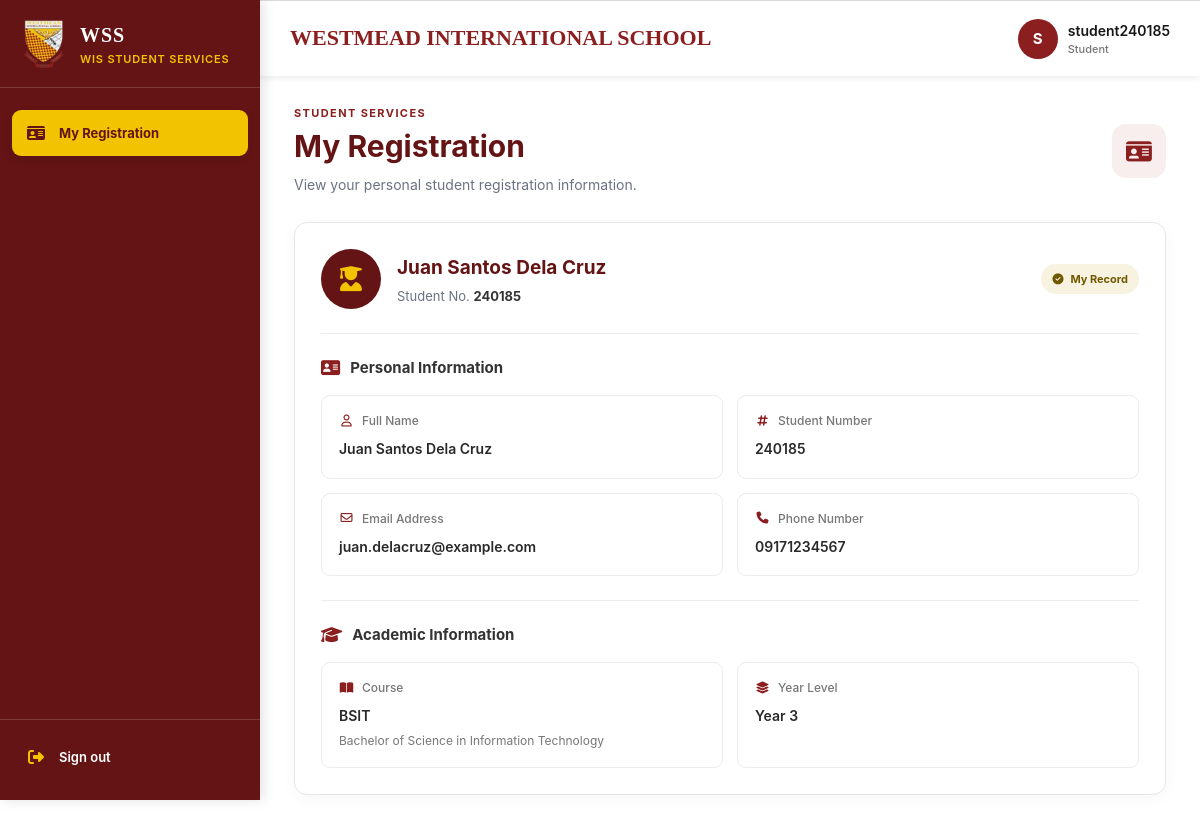
Screenshot of /registration/student-registration.php (signed in) with the database file from the repository.
### tables this page shows
CREATE TABLE `students` (
  `student_id` int(11) NOT NULL,
  `student_number` varchar(30) NOT NULL,
  `first_name` varchar(100) NOT NULL,
  `middle_name` varchar(100) DEFAULT NULL,
  `last_name` varchar(100) NOT NULL,
  `email` varchar(150) DEFAULT NULL,
  `phone` varchar(30) DEFAULT NULL,
  `address` text DEFAULT NULL,
  `course_id` int(11) DEFAULT NULL,
  `year_level` tinyint(3) UNSIGNED DEFAULT NULL,
  `created_at` timestamp NOT NULL DEFAULT current_timestamp()
);

CREATE TABLE `courses` (
  `course_id` int(11) NOT NULL,
  `course_code` varchar(20) NOT NULL,
  `course_name` varchar(150) NOT NULL,
  `description` text DEFAULT NULL
);

### includes/auth.php (called while the page is built, shortened)
<?php
function current_user(): ?array {
    $map = ['admin' => 'Admin', 'registrar' => 'Registrar', 'instructor' => 'Instructor', 'student' => 'Student'];
    $roleName = $_SESSION['role_name'] ?? '';
    return [
        'user_id'    => (int)$_SESSION['user_id'],
        'username'   => (string)($_SESSION['username'] ?? ''),
        'role'       => $map[$roleName],
        'student_id' => isset($_SESSION['student_id']) ? (int)$_SESSION['student_id'] : null,
    ];
}

### registration/student-registration.php (the view, shortened to what this page needs)
<?php
require_once __DIR__ . '/../includes/auth.php';
require_once __DIR__ . '/../config/database.php';
$u = current_user();
$pdo = $pdo ?? $conn ?? null;
$student = null;
$error = '';
function sr_h($value): string
{
    return htmlspecialchars((string)($value ?? ''), ENT_QUOTES, 'UTF-8');
}
try {
    $studentId = $u['student_id'] ?? null;
    if ($studentId) {
        $sql = "
            SELECT
                s.student_id,
                s.student_number,
                s.first_name,
                s.middle_name,
                s.last_name,
                s.email,
                s.phone,
                s.year_level,
                c.course_code,
                c.course_name
            FROM students s
            LEFT JOIN courses c ON c.course_id = s.course_id
            WHERE s.student_id = ?
            LIMIT 1
        ";
        $stmt = $pdo->prepare($sql);
        $stmt->execute([$studentId]);
        $student = $stmt->fetch(PDO::FETCH_ASSOC);
    }
} catch (PDOException $ex) {
    error_log($ex->getMessage());
    $error = 'Unable to load your registration information. Please try again later.';
}
$fullName = $student
    ? trim(implode(' ', array_filter([
        $student['first_name'] ?? '',
        $student['middle_name'] ?? '',
        $student['last_name'] ?? ''
    ], static fn($part) => trim((string)$part) !== '')))
    : '';
?>
<!DOCTYPE html>
<html lang="en">
<head>
    <link rel="stylesheet"
        href="https://cdnjs.cloudflare.com/ajax/libs/font-awesome/6.7.2/css/all.min.css">
    <link rel="stylesheet" href="../assets/css/include.css">
    <link rel="stylesheet" href="../assets/css/sidebar.css">
    <link rel="stylesheet" href="assets/css/student-registration.css">
</head>
<body>
    <div class="layout">
        <?php require __DIR__ . '/../includes/sidebar.php'; ?>
        <div class="main-content">
            <?php require __DIR__ . '/../includes/header.php'; ?>
            <main class="student-registration-page">
                <header class="sr-heading">
                    <div>
                        <span class="sr-eyebrow">STUDENT SERVICES</span>
                        <h1>My Registration</h1>
                        <p>View your personal student registration information.</p>
                    </div>
                    <div class="sr-heading-icon" aria-hidden="true">
                        <i class="fa-solid fa-id-card"></i>
                    </div>
                </header>
                <?php if ($error !== ''): ?>
                    <div class="sr-message sr-error">
                        <i class="fa-solid fa-circle-exclamation"></i>
                        <?= sr_h($error) ?>
                    </div>
                <?php else: ?>
                    <section class="sr-card">
                        <div class="sr-profile-header">
                            <div class="sr-avatar" aria-hidden="true">
                                <i class="fa-solid fa-user-graduate"></i>
                            </div>
                            <div class="sr-profile-heading">
                                <h2><?= sr_h($fullName) ?></h2>
                                <p>
                                    Student No.
                                    <strong><?= sr_h($student['student_number'] ?? '—') ?></strong>
                                </p>
                            </div>
                            <span class="sr-status">
                                <i class="fa-solid fa-circle-check"></i>
                                My Record
                            </span>
                        </div>
                        <div class="sr-divider"></div>
                        <div class="sr-section-heading">
                            <i class="fa-solid fa-address-card"></i>
                            <h3>Personal Information</h3>
                        </div>
                        <div class="sr-details-grid">
                            <div class="sr-detail">
                                <span class="sr-label">
                                    <i class="fa-regular fa-user"></i>
                                    Full Name
                                </span>
                                <p><?= sr_h($fullName ?: '—') ?></p>
                            </div>
                            <div class="sr-detail">
                                <span class="sr-label">
                                    <i class="fa-solid fa-hashtag"></i>
                                    Student Number
                                </span>
                                <p><?= sr_h($student['student_number'] ?? '—') ?></p>
                            </div>
                            <div class="sr-detail">
                                <span class="sr-label">
                                    <i class="fa-regular fa-envelope"></i>
                                    Email Address
                                </span>
                                <p><?= sr_h($student['email'] ?: '—') ?></p>
                            </div>
                            <div class="sr-detail">
                                <span class="sr-label">
                                    <i class="fa-solid fa-phone"></i>
                                    Phone Number
                                </span>
                                <p><?= sr_h($student['phone'] ?: '—') ?></p>
                            </div>
                        </div>
                        <div class="sr-divider"></div>
                        <div class="sr-section-heading">
                            <i class="fa-solid fa-graduation-cap"></i>
                            <h3>Academic Information</h3>
                        </div>
                        <div class="sr-details-grid">
                            <div class="sr-detail">
                                <span class="sr-label">
                                    <i class="fa-solid fa-book-open"></i>
                                    Course
                                </span>
                                <p>
                                    <?= sr_h($student['course_code'] ?? 'Not assigned') ?>
                                    <?php if (!empty($student['course_name'])): ?>
                                        <span class="sr-subtext">
                                            <?= sr_h($student['course_name']) ?>
                                        </span>
                                    <?php endif; ?>
                                </p>
                            </div>
                            <div class="sr-detail">
                                <span class="sr-label">
                                    <i class="fa-solid fa-layer-group"></i>
                                    Year Level
                                </span>
                                <p>
                                    <?= !empty($student['year_level'])
                                        ? sr_h('Year ' . $student['year_level'])
                                        : 'Not assigned' ?>
                                </p>
                            </div>
                        </div>
                    </section>
                <?php endif; ?>
            </main>
        </div>
    </div>
</body>
</html>

### assets/css/include.css (style rules this page uses)
:root { --wis-maroon: #8B1E1E; --wis-maroon-dark: #641414; --wis-gold: #F2C300; --wis-white: #FFFFFF; --wis-black: #171717; --wis-sidebar-width: 260px; --wis-sidebar-tablet-width: 220px; --wis-sidebar-mobile-width: 68px; }
*, *::before, *::after { box-sizing: border-box; }
html { width: 100%; min-height: 100%; margin: 0; padding: 0; overflow-x: clip; }
body { width: 100%; min-width: 0; min-height: 100vh; min-height: 100dvh; margin: 0; padding: 0; overflow-x: clip; background: #FFFFFF; }
.layout { display: block; width: 100%; min-width: 0; min-height: 100vh; min-height: 100dvh; margin: 0; padding: 0; }
.layout>.main-content { display: block; width: calc(100% - var(--wis-sidebar-width)); min-width: 0; min-height: 100vh; min-height: 100dvh; margin: 0 0 0 var(--wis-sidebar-width); padding: 0; }

### assets/css/sidebar.css (style rules this page uses)
*, *::before, *::after { box-sizing: border-box; }
html, body { width: 100%; min-width: 320px; min-height: 100%; margin: 0 !important; padding: 0 !important; }
body { overflow-x: hidden; }
.layout { display: flex; align-items: stretch; width: 100%; min-height: 100vh; min-height: 100dvh; margin: 0; padding: 0; }
.main-content { display: flex; flex: 1 1 0; flex-direction: column; width: calc(100% - 260px); min-width: 0; min-height: 100vh; min-height: 100dvh; margin-left: 260px; padding: 0; box-sizing: border-box; }

### registration/assets/css/student-registration.css (style rules this page uses)
.student-registration-page, .student-registration-page *, .student-registration-page *::before, .student-registration-page *::after { box-sizing: border-box; }
.student-registration-page { width: 100%; min-width: 0; margin: 0; padding: 30px 34px; font-family: 'Inter', Arial, sans-serif; color: #252525; }
.sr-heading { display: flex; align-items: center; justify-content: space-between; gap: 20px; margin-bottom: 26px; }
.sr-eyebrow { display: block; margin-bottom: 7px; color: #8b1e1e; font-size: 11px; font-weight: 700; letter-spacing: 1.4px; }
.sr-heading h1 { margin: 0 0 8px; color: #641414; font-size: 30px; line-height: 1.3; }
.sr-heading p { margin: 0; color: #6b7280; font-size: 14px; line-height: 1.6; }
.sr-heading-icon { display: flex; align-items: center; justify-content: center; flex: 0 0 54px; width: 54px; height: 54px; border-radius: 14px; background: #f8eeee; color: #8b1e1e; font-size: 23px; }
.sr-card { width: 100%; min-width: 0; padding: 26px; background: #fff; border: 1px solid #e5e7eb; border-radius: 13px; box-shadow: 0 4px 16px rgba(0, 0, 0, 0.035); }
.sr-profile-header { display: flex; align-items: center; gap: 16px; min-width: 0; }
.sr-avatar { display: flex; align-items: center; justify-content: center; flex: 0 0 60px; width: 60px; height: 60px; border-radius: 50%; background: #641414; color: #f2c300; font-size: 25px; }
.sr-profile-heading { flex: 1 1 auto; min-width: 0; }
.sr-profile-heading h2 { margin: 0 0 6px; color: #641414; font-size: 19px; font-weight: 700; line-height: 1.4; overflow-wrap: anywhere; }
.sr-profile-heading p { margin: 0; color: #6b7280; font-size: 13px; }
.sr-profile-heading strong { color: #333; }
.sr-status { display: inline-flex; align-items: center; gap: 7px; flex: 0 0 auto; padding: 8px 11px; border-radius: 20px; background: #f8f3e0; color: #705800; font-size: 11px; font-weight: 700; }
.sr-divider { height: 1px; margin: 24px 0; background: #ececef; }
.sr-section-heading { display: flex; align-items: center; gap: 10px; margin-bottom: 18px; }
.sr-section-heading>i { color: #8b1e1e; font-size: 17px; }
.sr-section-heading h3 { margin: 0; color: #333; font-size: 15px; font-weight: 700; }
.sr-details-grid { display: grid; grid-template-columns: repeat(2, minmax(0, 1fr)); gap: 14px; }
.sr-detail { min-width: 0; padding: 17px; border: 1px solid #ececef; border-radius: 9px; background: #fff; }
.sr-label { display: flex; align-items: center; gap: 8px; margin-bottom: 10px; color: #777; font-size: 12px; font-weight: 500; }
.sr-label i { width: 15px; color: #8b1e1e; text-align: center; }
.sr-detail>p { margin: 0; color: #292929; font-size: 14px; font-weight: 600; line-height: 1.6; overflow-wrap: anywhere; }
.sr-subtext { display: block; margin-top: 4px; color: #777; font-size: 12px; font-weight: 400; line-height: 1.5; }

### rows the page displays
students: sr_h($fullName) "Juan Santos Dela Cruz", student_number "240185", sr_h($fullName ?: '—') "Juan Santos Dela Cruz", email "juan.delacruz@example.com", phone "09171234567", course.course_code "BSIT", course.course_name "Bachelor of Science in Information Technology", year_level "Year 3"

### other values shown
$item['label'] "My Registration"
$initial "S"
$username "student240185"
$userRole "Student"
